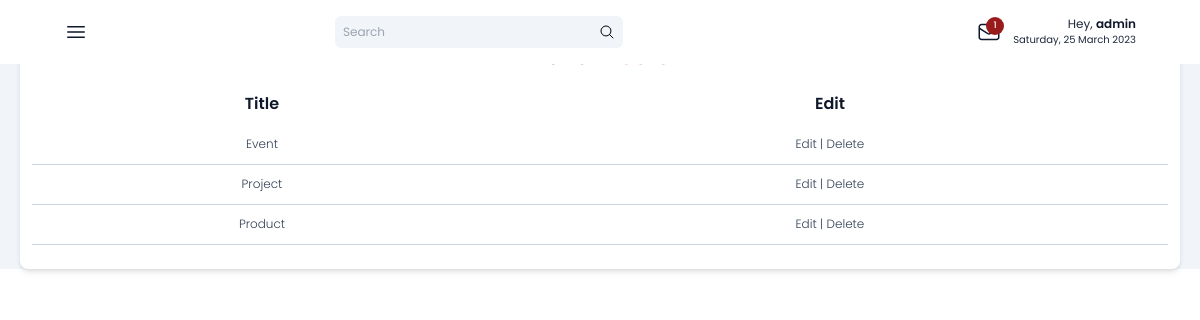
/setup/category (signed in), run on the app's committed database.
### post/models.py (models this page shows, shortened)
class Category(models.Model):
    title = models.CharField(max_length=150, verbose_name='Category Name')
    slug =models.SlugField(max_length=150, unique=True, editable=False)
    heading = models.CharField(max_length=50, verbose_name='Heading', default='None')
    caption = models.TextField(verbose_name='Caption', default='None')
    class Meta:
        verbose_name = 'Category'
        verbose_name_plural = 'Categories'

### setup/views.py (the view)
# urls.py: path('category', CategoryListView.as_view(), name='category'),
class CategoryListView(LoginRequiredMixin, ListView):
    model =Category
    template_name = 'setup/cat_list.html'
    context_object_name = 'categories'
    def get_context_data(self, *args, **kwargs):
        context = super().get_context_data(*args, **kwargs)
        context['title'] = 'Add Post'
        context['message_count'] = Message.objects.filter(status_message ='unread').count()
        context['datetime']= datetime.now().strftime("%A, %d %B %Y ")
        context['contact']= Contact.objects.all()
        context['abouts'] = About.objects.all()
        return context

### setup/templates/setup/cat_list.html (shortened to what this page needs)
{% extends '../arcotama_admin.html' %} {% load static %} {% block content %}
<main class="col-span-full md:col-span-3 md:grid-rows-3 mt-3 xl:mt-16 md:px-5 px-16">
  <section class="bg-white rounded-lg shadow-md text-xs font-normal text-slate-900 mt-4 p-3 text-center">
    <h1 class="text-center text-slate-900 font-normal text-2xl">List of <span class="font-semibold text-red-700">Posts</span></h1>
    <table class="table-auto my-3 w-full p-40">
      <thead>
        <tr class="text-slate-900 text-base h-10">
          <th class="font-semibold">Title</th>
          <th class="font-semibold">Edit</th>
        </tr>
      </thead>
      <tbody>
        {% for category in categories %}
        <tr class="text-slate-700 text-xs font-light h-10 border-b-[1px] border-slate-300">
          <td class="">{{category.title}}</td>
          <td><a href=" {% url 'setup:edit-category' category.slug %} ">Edit</a> | <a href="">Delete</a></td>
        </tr>
        {% endfor %}
      </tbody>
    </table>
  </section>
</main>
{% endblock content %}

### templates/snippets/admin-topbar.html (shortened to what this page needs)
{% load static %}
<div class="flex justify-around md:justify-end space-x-4 items-center relative">
    <a href="{% url 'setup:messages' %}" class="text-slate-900 scale-150"
      >
      {% if not message_count == 0 %}
      <span class="absolute p-px w-4 h-4 rounded-full bg-red-800 text-white notif flex justify-center items-center scale-75 -top-1 -right-1">{{message_count}}</span>
      {% endif %}
    </a>
    <span class="flex flex-col items-end">
      <p class="text-xs text-slate-800">Hey, <span class="text-xs font-semibold text-slate-900">{{user}}</span></p>
      <p class="hidden md:block text-xxs text-slate-800">{{datetime}}</p>
    </span>
  </div>
</section>

### data on the page
Category: title "Event"
Category: title "Project"
Category: title "Product"

### other printed values
{{ message_count }} "1"
{{ user }} "admin"
{{ datetime }} "Saturday, 25 March 2023"
